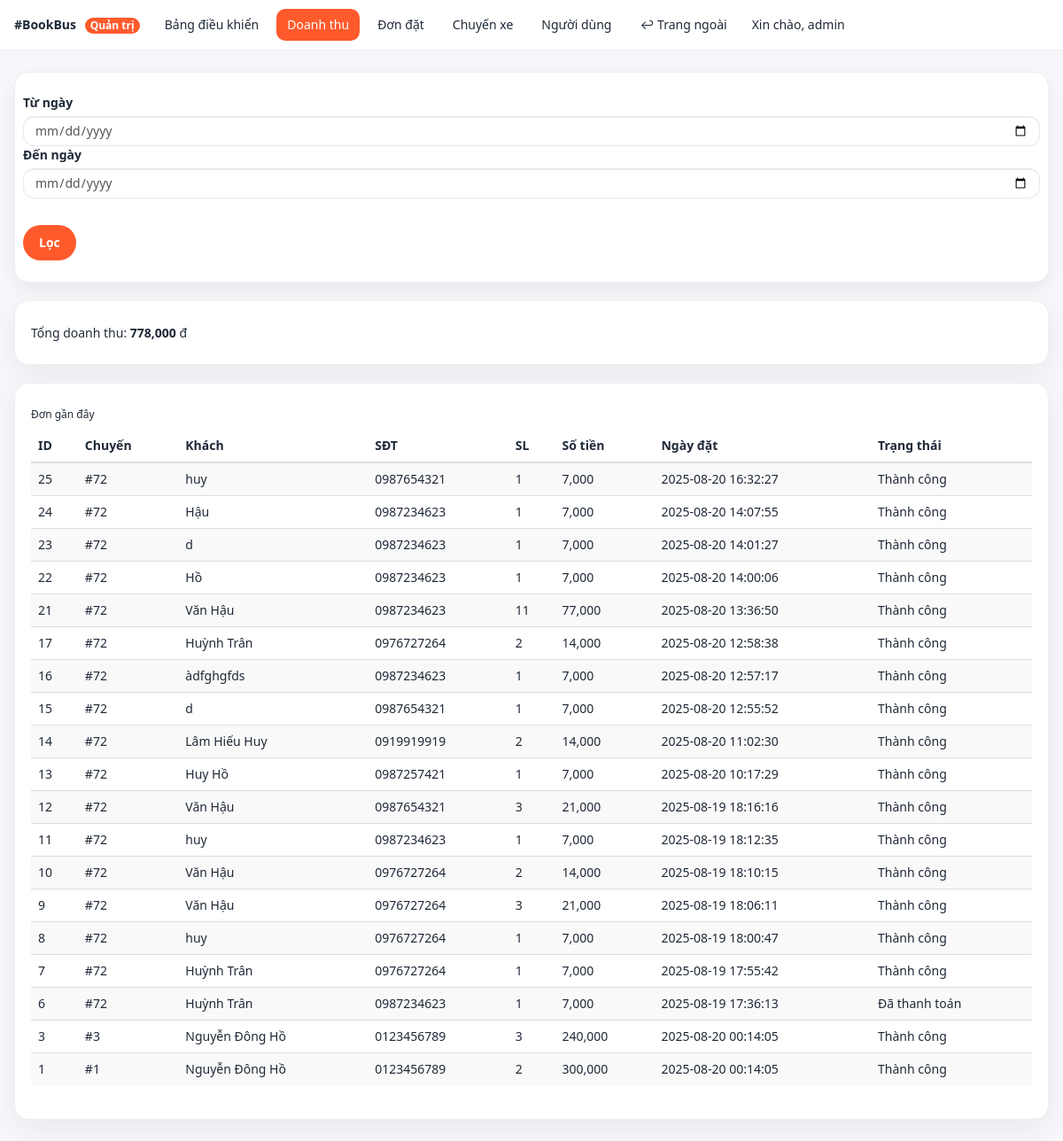
Page /admin/doanhthu.php (signed in) on the earlier database version.
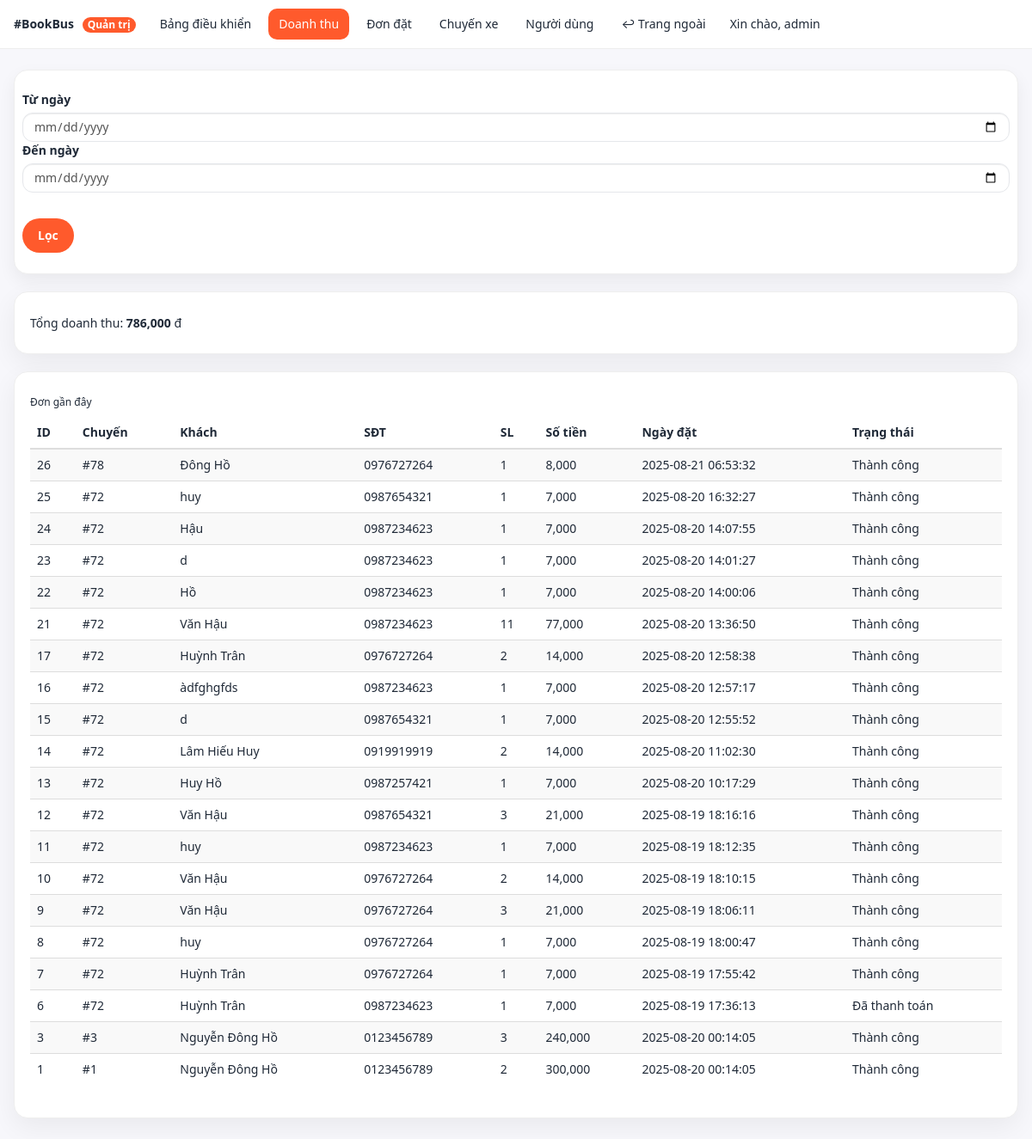
Same page on the later database version.
### tables this page shows
CREATE TABLE "dat_ve" (
        id INTEGER PRIMARY KEY AUTOINCREMENT,
        user_id INTEGER,
        id_chuyen INTEGER,
        ho_ten TEXT,
        email TEXT,
        sdt TEXT,
        so_luong INTEGER DEFAULT 1,
        amount REAL DEFAULT 0,
        gia_ve REAL DEFAULT 0,
        payment_status TEXT DEFAULT 'pending',
        order_id TEXT,
        ngay_dat TEXT DEFAULT (datetime('now', 'localtime')),
        created_at TEXT DEFAULT (datetime('now', 'localtime'))
    , payment_provider TEXT DEFAULT 'mock', txn_id TEXT, ipn_payload TEXT, updated_at TEXT);

### admin/doanhthu.php (the view, shortened to what this page needs)
<?php
require_once __DIR__ . "/_layout_top.php";
require_once __DIR__ . "/../libs/db_chuyenxe.php";
$from = $_GET['from'] ?? '';
$to   = $_GET['to']   ?? '';
$where = "payment_status IN ('success','paid')";
$sqlSum = "SELECT COALESCE(SUM(amount),0) AS total FROM dat_ve WHERE $where";
$st = $pdo->prepare($sqlSum);
$st->execute();
$total = (int)$st->fetchColumn();
$sqlList = "SELECT id, id_chuyen, ho_ten, sdt, so_luong, amount, ngay_dat, payment_status
            FROM dat_ve WHERE $where ORDER BY id DESC LIMIT 50";
$st2 = $pdo->prepare($sqlList);
$st2->execute();
$rows = $st2->fetchAll(PDO::FETCH_ASSOC);
function vn_status($s){
  $map = [
    'pending'  => 'Chờ thanh toán',
    'paid'     => 'Đã thanh toán',
    'success'  => 'Thành công',
    'failed'   => 'Thất bại',
    'refunded' => 'Đã hoàn tiền',
  ];
  return $map[$s] ?? $s;
}
?>
<div class="form-card" style="margin-bottom:20px;">
  <form class="row g-3" method="get">
    <div class="col-auto">
      <label class="form-label">Từ ngày</label>
      <input type="date" class="form-control" name="from" value="<?=htmlspecialchars($from)?>">
    </div>
    <div class="col-auto">
      <label class="form-label">Đến ngày</label>
      <input type="date" class="form-control" name="to" value="<?=htmlspecialchars($to)?>">
    </div>
    <div class="col-auto" style="padding-top:30px;">
      <button class="btn btn-brand">Lọc</button>
    </div>
  </form>
</div>
<div class="cardx" style="margin-bottom:20px;">
  <h5>Tổng doanh thu: <b><?= number_format($total) ?></b> đ</h5>
</div>
<div class="cardx">
  <h6>Đơn gần đây</h6>
  <div class="table-responsive">
    <table class="table table-striped table-sm">
      <thead><tr>
        <th>ID</th><th>Chuyến</th><th>Khách</th><th>SĐT</th><th>SL</th><th>Số tiền</th><th>Ngày đặt</th><th>Trạng thái</th>
      </tr></thead>
      <tbody>
      <?php foreach ($rows as $r): ?>
        <tr>
          <td><?=$r['id']?></td>
          <td>#<?=$r['id_chuyen']?></td>
          <td><?=htmlspecialchars($r['ho_ten'])?></td>
          <td><?=htmlspecialchars($r['sdt'])?></td>
          <td><?=$r['so_luong']?></td>
          <td><?=number_format((int)$r['amount'])?></td>
          <td><?=htmlspecialchars($r['ngay_dat'])?></td>
          <td><?=vn_status($r['payment_status'])?></td>
      <?php endforeach; ?>
      </tbody>
    </table>
  </div>
</div>
<?php require_once __DIR__ . "/_layout_bottom.php"; ?>

Differences in the rows shown:
added dat_ve: id "26", id_chuyen "78", ho_ten "Đông Hồ", sdt "0976727264", so_luong "1", amount "8,000", ngay_dat "2025-08-21 06:53:32", payment_status "Thành công"
Other differences:
$total: "778,000" → "786,000"
